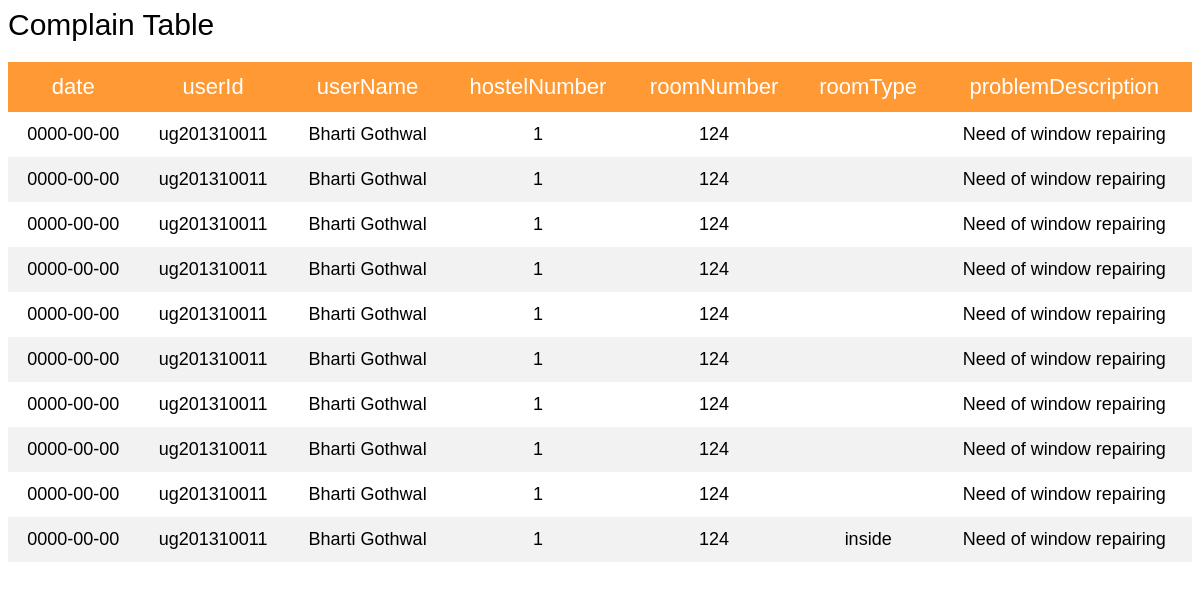
/tables.php, run on the app's committed database.
### tables this page shows
CREATE TABLE IF NOT EXISTS `complainregister` (
  `Date` date NOT NULL,
  `userId` varchar(20) NOT NULL,
  `userName` varchar(50) NOT NULL,
  `hostelNumber` int(10) NOT NULL,
  `roomNumber` int(10) NOT NULL,
  `roomType` varchar(8) NOT NULL,
  `problemDescription` varchar(100) NOT NULL
);

### tables.php (the view, shortened to what this page needs)
<html>
<head>
</head>
    <body>
	    <h1>Complain Table</h1>
        <table>
        <thead>
            <tr>
                <th>date</th>
				<th>userId</th>
				<th>userName</th>
				<th>hostelNumber</th>
				<th>roomNumber</th>
				<th>roomType</th>
				<th>problemDescription</th>
            </tr>
        </thead>
        <tbody>
        <?php
            $results = mysql_query("SELECT * FROM complainregister ");
            while($row = mysql_fetch_array($results)) {
            ?>
                <tr>
                    <td><?php echo $row['Date']?></td>
                    <td><?php echo $row['userId']?></td>
					<td><?php echo $row['userName']?></td>
					<td><?php echo $row['hostelNumber']?></td>
					<td><?php echo $row['roomNumber']?></td>
					<td><?php echo $row['roomType']?></td>
					<td><?php echo $row['problemDescription']?></td>
                </tr>
            <?php
            }
            ?>
            </tbody>
            </table>
    </body>
</html>

### tables.php (style rules this page uses)
table { border-collapse: collapse; width: 100%; }
th, td { text-align:center; padding: 12px; font:18px arial, sans-serif; font-weight: 20%; }
tr:nth-child(even) { background-color: #f2f2f2 }
th { background-color: #ff9933; color: white; font:22px arial, sans-serif; }
h1 { font:30px arial, sans-serif; }

### data on the page
complainregister: Date "0000-00-00", userId "ug201310011", userName "Bharti Gothwal", hostelNumber "1", roomNumber "124", problemDescription "Need of window repairing"
complainregister: Date "0000-00-00", userId "ug201310011", userName "Bharti Gothwal", hostelNumber "1", roomNumber "124", problemDescription "Need of window repairing"
complainregister: Date "0000-00-00", userId "ug201310011", userName "Bharti Gothwal", hostelNumber "1", roomNumber "124", problemDescription "Need of window repairing"
complainregister: Date "0000-00-00", userId "ug201310011", userName "Bharti Gothwal", hostelNumber "1", roomNumber "124", problemDescription "Need of window repairing"
complainregister: Date "0000-00-00", userId "ug201310011", userName "Bharti Gothwal", hostelNumber "1", roomNumber "124", problemDescription "Need of window repairing"
complainregister: Date "0000-00-00", userId "ug201310011", userName "Bharti Gothwal", hostelNumber "1", roomNumber "124", problemDescription "Need of window repairing"
complainregister: Date "0000-00-00", userId "ug201310011", userName "Bharti Gothwal", hostelNumber "1", roomNumber "124", problemDescription "Need of window repairing"
complainregister: Date "0000-00-00", userId "ug201310011", userName "Bharti Gothwal", hostelNumber "1", roomNumber "124", problemDescription "Need of window repairing"
complainregister: Date "0000-00-00", userId "ug201310011", userName "Bharti Gothwal", hostelNumber "1", roomNumber "124", problemDescription "Need of window repairing"
complainregister: Date "0000-00-00", userId "ug201310011", userName "Bharti Gothwal", hostelNumber "1", roomNumber "124", roomType "inside", problemDescription "Need of window repairing"
